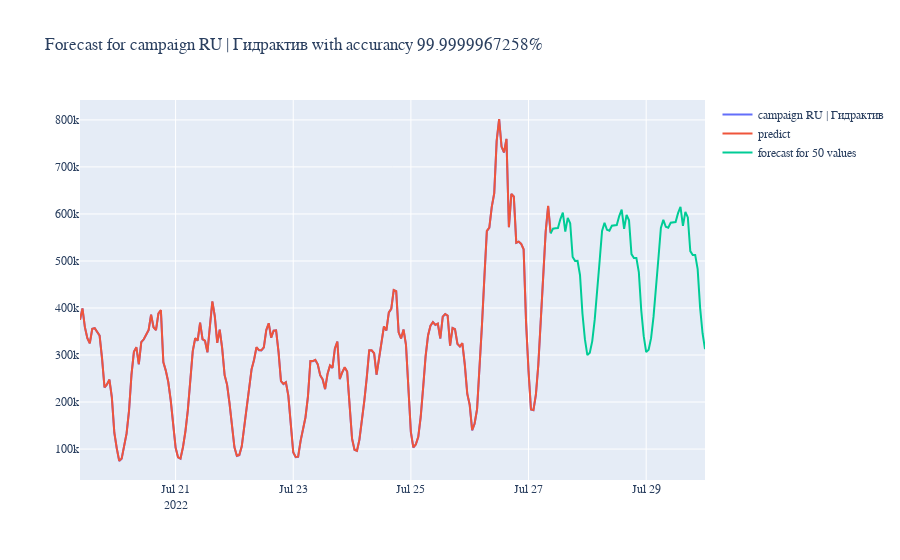

Source (notebook cell):
### Markdown cell above
# Build plot

### Code cell
import plotly.graph_objects as go

fig = go.Figure()

fig.add_trace(go.Scatter(x=test['datetime'].values, 
                        y=test['shows'].values,
                        name=f'campaign {campaigns[0]}'))
fig.add_trace(go.Scatter(x=test['datetime'].values,
                            y=hw.result, name='predict'))
fig.add_trace(go.Scatter(x=forecast['datetime'].values, 
                            y=forecast['forecast'].values,
                            name=f'forecast for {50} values'))
fig.update_layout(
    font_family="Courier New",
    title_text=f'Forecast for campaign {campaigns[0]} with accurancy {round(100-check, 10)}%'
)
fig.show()
